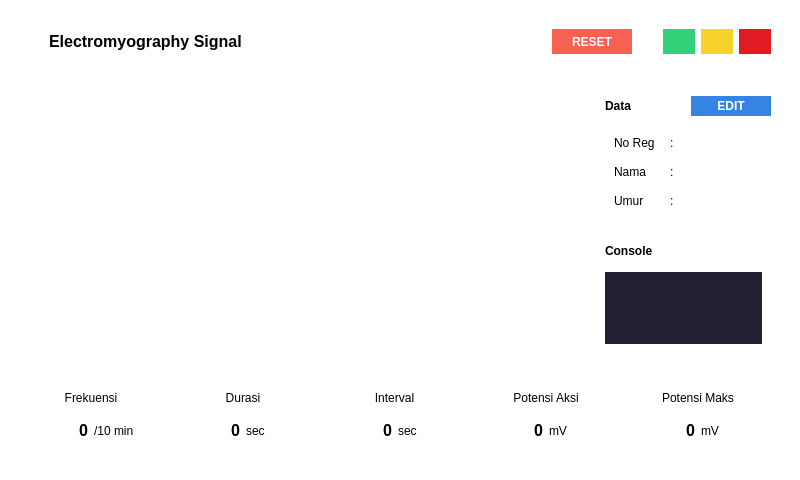
<?xml version="1.0" encoding="UTF-8"?>
<ui version="4.0">
 <class>MainWindow</class>
 <widget class="QMainWindow" name="MainWindow">
  <property name="geometry">
   <rect>
    <x>0</x>
    <y>0</y>
    <width>800</width>
    <height>480</height>
   </rect>
  </property>
  <property name="windowTitle">
   <string>MainWindow</string>
  </property>
  <property name="styleSheet">
   <string notr="true">background-color: rgb(255, 255, 255);</string>
  </property>
  <widget class="QWidget" name="centralwidget">
   <property name="styleSheet">
    <string notr="true">border:0</string>
   </property>
   <layout class="QVBoxLayout" name="verticalLayout">
    <item>
     <widget class="QFrame" name="frame_3">
      <property name="sizePolicy">
       <sizepolicy hsizetype="Preferred" vsizetype="Maximum">
        <horstretch>0</horstretch>
        <verstretch>0</verstretch>
       </sizepolicy>
      </property>
      <property name="maximumSize">
       <size>
        <width>16777215</width>
        <height>16777215</height>
       </size>
      </property>
      <property name="frameShape">
       <enum>QFrame::StyledPanel</enum>
      </property>
      <property name="frameShadow">
       <enum>QFrame::Raised</enum>
      </property>
      <layout class="QHBoxLayout" name="horizontalLayout_2">
       <property name="leftMargin">
        <number>40</number>
       </property>
       <property name="topMargin">
        <number>20</number>
       </property>
       <property name="rightMargin">
        <number>20</number>
       </property>
       <property name="bottomMargin">
        <number>0</number>
       </property>
       <item>
        <widget class="QLabel" name="label_4">
         <property name="maximumSize">
          <size>
           <width>16777215</width>
           <height>30</height>
          </size>
         </property>
         <property name="font">
          <font>
           <family>Ubuntu</family>
           <pointsize>12</pointsize>
           <weight>75</weight>
           <bold>true</bold>
           <kerning>false</kerning>
          </font>
         </property>
         <property name="text">
          <string>Electromyography Signal</string>
         </property>
         <property name="alignment">
          <set>Qt::AlignLeading|Qt::AlignLeft|Qt::AlignVCenter</set>
         </property>
        </widget>
       </item>
       <item>
        <widget class="QPushButton" name="btn_reset">
         <property name="sizePolicy">
          <sizepolicy hsizetype="Minimum" vsizetype="Minimum">
           <horstretch>0</horstretch>
           <verstretch>0</verstretch>
          </sizepolicy>
         </property>
         <property name="minimumSize">
          <size>
           <width>0</width>
           <height>20</height>
          </size>
         </property>
         <property name="maximumSize">
          <size>
           <width>80</width>
           <height>30</height>
          </size>
         </property>
         <property name="font">
          <font>
           <weight>75</weight>
           <bold>true</bold>
          </font>
         </property>
         <property name="styleSheet">
          <string notr="true">background-color: rgb(246, 97, 81);
color: rgb(255, 255, 255);</string>
         </property>
         <property name="text">
          <string>RESET</string>
         </property>
        </widget>
       </item>
       <item>
        <spacer name="horizontalSpacer">
         <property name="orientation">
          <enum>Qt::Horizontal</enum>
         </property>
         <property name="sizeType">
          <enum>QSizePolicy::Maximum</enum>
         </property>
         <property name="sizeHint" stdset="0">
          <size>
           <width>25</width>
           <height>20</height>
          </size>
         </property>
        </spacer>
       </item>
       <item>
        <widget class="QFrame" name="frame_2">
         <property name="sizePolicy">
          <sizepolicy hsizetype="Maximum" vsizetype="Maximum">
           <horstretch>0</horstretch>
           <verstretch>0</verstretch>
          </sizepolicy>
         </property>
         <property name="minimumSize">
          <size>
           <width>50</width>
           <height>0</height>
          </size>
         </property>
         <property name="maximumSize">
          <size>
           <width>16777215</width>
           <height>16777215</height>
          </size>
         </property>
         <property name="frameShape">
          <enum>QFrame::StyledPanel</enum>
         </property>
         <property name="frameShadow">
          <enum>QFrame::Raised</enum>
         </property>
         <layout class="QHBoxLayout" name="horizontalLayout_3">
          <property name="leftMargin">
           <number>0</number>
          </property>
          <property name="topMargin">
           <number>0</number>
          </property>
          <property name="rightMargin">
           <number>0</number>
          </property>
          <property name="bottomMargin">
           <number>0</number>
          </property>
          <item>
           <widget class="QPushButton" name="btn_green">
            <property name="minimumSize">
             <size>
              <width>25</width>
              <height>25</height>
             </size>
            </property>
            <property name="styleSheet">
             <string notr="true">background-color: rgb(51, 209, 122);
color: rgb(255, 255, 255);</string>
            </property>
            <property name="text">
             <string/>
            </property>
           </widget>
          </item>
          <item>
           <widget class="QPushButton" name="btn_yellow">
            <property name="minimumSize">
             <size>
              <width>25</width>
              <height>25</height>
             </size>
            </property>
            <property name="font">
             <font>
              <weight>75</weight>
              <bold>true</bold>
             </font>
            </property>
            <property name="styleSheet">
             <string notr="true">background-color: rgb(246, 211, 45);
color: rgb(255, 255, 255);</string>
            </property>
            <property name="text">
             <string/>
            </property>
           </widget>
          </item>
          <item>
           <widget class="QPushButton" name="btn_red">
            <property name="sizePolicy">
             <sizepolicy hsizetype="Minimum" vsizetype="Fixed">
              <horstretch>0</horstretch>
              <verstretch>0</verstretch>
             </sizepolicy>
            </property>
            <property name="minimumSize">
             <size>
              <width>25</width>
              <height>25</height>
             </size>
            </property>
            <property name="font">
             <font>
              <weight>75</weight>
              <bold>true</bold>
             </font>
            </property>
            <property name="styleSheet">
             <string notr="true">background-color: rgb(224, 27, 36);
color: rgb(255, 255, 255);</string>
            </property>
            <property name="text">
             <string/>
            </property>
           </widget>
          </item>
         </layout>
        </widget>
       </item>
      </layout>
     </widget>
    </item>
    <item>
     <widget class="QFrame" name="frame_4">
      <property name="frameShape">
       <enum>QFrame::StyledPanel</enum>
      </property>
      <property name="frameShadow">
       <enum>QFrame::Raised</enum>
      </property>
      <layout class="QHBoxLayout" name="horizontalLayout_5">
       <property name="rightMargin">
        <number>20</number>
       </property>
       <item>
        <widget class="QWidget" name="chart_widget" native="true"/>
       </item>
       <item>
        <widget class="QFrame" name="frame_7">
         <property name="sizePolicy">
          <sizepolicy hsizetype="Maximum" vsizetype="Preferred">
           <horstretch>0</horstretch>
           <verstretch>0</verstretch>
          </sizepolicy>
         </property>
         <property name="minimumSize">
          <size>
           <width>175</width>
           <height>0</height>
          </size>
         </property>
         <property name="maximumSize">
          <size>
           <width>16777215</width>
           <height>16777215</height>
          </size>
         </property>
         <property name="frameShape">
          <enum>QFrame::StyledPanel</enum>
         </property>
         <property name="frameShadow">
          <enum>QFrame::Raised</enum>
         </property>
         <layout class="QVBoxLayout" name="verticalLayout_2">
          <property name="leftMargin">
           <number>0</number>
          </property>
          <property name="rightMargin">
           <number>0</number>
          </property>
          <property name="bottomMargin">
           <number>0</number>
          </property>
          <item>
           <widget class="QFrame" name="frame_8">
            <property name="frameShape">
             <enum>QFrame::StyledPanel</enum>
            </property>
            <property name="frameShadow">
             <enum>QFrame::Raised</enum>
            </property>
            <layout class="QVBoxLayout" name="verticalLayout_4">
             <property name="rightMargin">
              <number>0</number>
             </property>
             <item>
              <widget class="QFrame" name="frame_9">
               <property name="frameShape">
                <enum>QFrame::StyledPanel</enum>
               </property>
               <property name="frameShadow">
                <enum>QFrame::Raised</enum>
               </property>
               <layout class="QHBoxLayout" name="horizontalLayout_12">
                <property name="leftMargin">
                 <number>0</number>
                </property>
                <property name="rightMargin">
                 <number>0</number>
                </property>
                <item>
                 <widget class="QLabel" name="label">
                  <property name="maximumSize">
                   <size>
                    <width>16777215</width>
                    <height>30</height>
                   </size>
                  </property>
                  <property name="font">
                   <font>
                    <weight>75</weight>
                    <bold>true</bold>
                   </font>
                  </property>
                  <property name="text">
                   <string>Data</string>
                  </property>
                 </widget>
                </item>
                <item>
                 <widget class="QPushButton" name="btn_edit">
                  <property name="sizePolicy">
                   <sizepolicy hsizetype="Minimum" vsizetype="Minimum">
                    <horstretch>0</horstretch>
                    <verstretch>0</verstretch>
                   </sizepolicy>
                  </property>
                  <property name="minimumSize">
                   <size>
                    <width>0</width>
                    <height>20</height>
                   </size>
                  </property>
                  <property name="maximumSize">
                   <size>
                    <width>80</width>
                    <height>16777215</height>
                   </size>
                  </property>
                  <property name="font">
                   <font>
                    <weight>75</weight>
                    <bold>true</bold>
                   </font>
                  </property>
                  <property name="styleSheet">
                   <string notr="true">background-color: rgb(53, 132, 228);
color: rgb(255, 255, 255);</string>
                  </property>
                  <property name="text">
                   <string>EDIT</string>
                  </property>
                  <property name="iconSize">
                   <size>
                    <width>18</width>
                    <height>18</height>
                   </size>
                  </property>
                 </widget>
                </item>
               </layout>
              </widget>
             </item>
             <item>
              <widget class="QFrame" name="frame_15">
               <property name="maximumSize">
                <size>
                 <width>16777215</width>
                 <height>25</height>
                </size>
               </property>
               <property name="frameShape">
                <enum>QFrame::StyledPanel</enum>
               </property>
               <property name="frameShadow">
                <enum>QFrame::Raised</enum>
               </property>
               <layout class="QHBoxLayout" name="horizontalLayout_9">
                <property name="topMargin">
                 <number>0</number>
                </property>
                <property name="bottomMargin">
                 <number>0</number>
                </property>
                <item>
                 <widget class="QLabel" name="label_12">
                  <property name="maximumSize">
                   <size>
                    <width>50</width>
                    <height>16777215</height>
                   </size>
                  </property>
                  <property name="font">
                   <font>
                    <pointsize>9</pointsize>
                   </font>
                  </property>
                  <property name="text">
                   <string>No Reg</string>
                  </property>
                 </widget>
                </item>
                <item>
                 <widget class="QLabel" name="label_14">
                  <property name="maximumSize">
                   <size>
                    <width>20</width>
                    <height>16777215</height>
                   </size>
                  </property>
                  <property name="font">
                   <font>
                    <pointsize>9</pointsize>
                   </font>
                  </property>
                  <property name="text">
                   <string>:</string>
                  </property>
                 </widget>
                </item>
                <item>
                 <widget class="QLabel" name="label_noreg">
                  <property name="font">
                   <font>
                    <pointsize>9</pointsize>
                   </font>
                  </property>
                  <property name="text">
                   <string/>
                  </property>
                 </widget>
                </item>
               </layout>
              </widget>
             </item>
             <item>
              <widget class="QFrame" name="frame_13">
               <property name="maximumSize">
                <size>
                 <width>16777215</width>
                 <height>25</height>
                </size>
               </property>
               <property name="frameShape">
                <enum>QFrame::StyledPanel</enum>
               </property>
               <property name="frameShadow">
                <enum>QFrame::Raised</enum>
               </property>
               <layout class="QHBoxLayout" name="horizontalLayout_7">
                <property name="topMargin">
                 <number>0</number>
                </property>
                <property name="bottomMargin">
                 <number>0</number>
                </property>
                <item>
                 <widget class="QLabel" name="label_7">
                  <property name="maximumSize">
                   <size>
                    <width>50</width>
                    <height>16777215</height>
                   </size>
                  </property>
                  <property name="font">
                   <font>
                    <pointsize>9</pointsize>
                   </font>
                  </property>
                  <property name="text">
                   <string>Nama</string>
                  </property>
                 </widget>
                </item>
                <item>
                 <widget class="QLabel" name="label_15">
                  <property name="maximumSize">
                   <size>
                    <width>20</width>
                    <height>16777215</height>
                   </size>
                  </property>
                  <property name="font">
                   <font>
                    <pointsize>9</pointsize>
                   </font>
                  </property>
                  <property name="text">
                   <string>:</string>
                  </property>
                 </widget>
                </item>
                <item>
                 <widget class="QLabel" name="label_nama">
                  <property name="font">
                   <font>
                    <pointsize>9</pointsize>
                   </font>
                  </property>
                  <property name="text">
                   <string/>
                  </property>
                 </widget>
                </item>
               </layout>
              </widget>
             </item>
             <item>
              <widget class="QFrame" name="frame_14">
               <property name="maximumSize">
                <size>
                 <width>16777215</width>
                 <height>25</height>
                </size>
               </property>
               <property name="frameShape">
                <enum>QFrame::StyledPanel</enum>
               </property>
               <property name="frameShadow">
                <enum>QFrame::Raised</enum>
               </property>
               <layout class="QHBoxLayout" name="horizontalLayout_8">
                <property name="topMargin">
                 <number>0</number>
                </property>
                <property name="bottomMargin">
                 <number>0</number>
                </property>
                <item>
                 <widget class="QLabel" name="label_9">
                  <property name="maximumSize">
                   <size>
                    <width>50</width>
                    <height>16777215</height>
                   </size>
                  </property>
                  <property name="font">
                   <font>
                    <pointsize>9</pointsize>
                   </font>
                  </property>
                  <property name="text">
                   <string>Umur</string>
                  </property>
                 </widget>
                </item>
                <item>
                 <widget class="QLabel" name="label_16">
                  <property name="maximumSize">
                   <size>
                    <width>20</width>
                    <height>16777215</height>
                   </size>
                  </property>
                  <property name="font">
                   <font>
                    <pointsize>9</pointsize>
                   </font>
                  </property>
                  <property name="text">
                   <string>:</string>
                  </property>
                 </widget>
                </item>
                <item>
                 <widget class="QLabel" name="label_umur">
                  <property name="font">
                   <font>
                    <pointsize>9</pointsize>
                   </font>
                  </property>
                  <property name="text">
                   <string/>
                  </property>
                 </widget>
                </item>
               </layout>
              </widget>
             </item>
            </layout>
           </widget>
          </item>
          <item>
           <widget class="QFrame" name="frame_10">
            <property name="frameShape">
             <enum>QFrame::StyledPanel</enum>
            </property>
            <property name="frameShadow">
             <enum>QFrame::Raised</enum>
            </property>
            <layout class="QVBoxLayout" name="verticalLayout_5">
             <property name="bottomMargin">
              <number>25</number>
             </property>
             <item>
              <widget class="QLabel" name="label_17">
               <property name="maximumSize">
                <size>
                 <width>16777215</width>
                 <height>30</height>
                </size>
               </property>
               <property name="font">
                <font>
                 <weight>75</weight>
                 <bold>true</bold>
                </font>
               </property>
               <property name="text">
                <string>Console</string>
               </property>
              </widget>
             </item>
             <item>
              <widget class="QFrame" name="frame_11">
               <property name="minimumSize">
                <size>
                 <width>0</width>
                 <height>0</height>
                </size>
               </property>
               <property name="styleSheet">
                <string notr="true">background-color: rgb(36, 31, 49);</string>
               </property>
               <property name="frameShape">
                <enum>QFrame::StyledPanel</enum>
               </property>
               <property name="frameShadow">
                <enum>QFrame::Raised</enum>
               </property>
               <layout class="QHBoxLayout" name="horizontalLayout_6">
                <property name="leftMargin">
                 <number>10</number>
                </property>
                <property name="topMargin">
                 <number>10</number>
                </property>
                <property name="rightMargin">
                 <number>10</number>
                </property>
                <property name="bottomMargin">
                 <number>10</number>
                </property>
                <item>
                 <widget class="QLabel" name="console">
                  <property name="sizePolicy">
                   <sizepolicy hsizetype="Preferred" vsizetype="Preferred">
                    <horstretch>0</horstretch>
                    <verstretch>0</verstretch>
                   </sizepolicy>
                  </property>
                  <property name="minimumSize">
                   <size>
                    <width>0</width>
                    <height>0</height>
                   </size>
                  </property>
                  <property name="maximumSize">
                   <size>
                    <width>130</width>
                    <height>16777215</height>
                   </size>
                  </property>
                  <property name="font">
                   <font>
                    <pointsize>9</pointsize>
                   </font>
                  </property>
                  <property name="styleSheet">
                   <string notr="true">color: rgb(255, 255, 255);</string>
                  </property>
                  <property name="text">
                   <string/>
                  </property>
                  <property name="alignment">
                   <set>Qt::AlignLeading|Qt::AlignLeft|Qt::AlignTop</set>
                  </property>
                  <property name="wordWrap">
                   <bool>true</bool>
                  </property>
                 </widget>
                </item>
               </layout>
              </widget>
             </item>
            </layout>
           </widget>
          </item>
         </layout>
        </widget>
       </item>
      </layout>
     </widget>
    </item>
    <item>
     <widget class="QFrame" name="frame">
      <property name="maximumSize">
       <size>
        <width>16777215</width>
        <height>65</height>
       </size>
      </property>
      <property name="styleSheet">
       <string notr="true"/>
      </property>
      <property name="frameShape">
       <enum>QFrame::StyledPanel</enum>
      </property>
      <property name="frameShadow">
       <enum>QFrame::Raised</enum>
      </property>
      <layout class="QHBoxLayout" name="horizontalLayout">
       <property name="topMargin">
        <number>0</number>
       </property>
       <property name="rightMargin">
        <number>20</number>
       </property>
       <property name="bottomMargin">
        <number>0</number>
       </property>
       <item>
        <widget class="QFrame" name="frame_12">
         <property name="frameShape">
          <enum>QFrame::StyledPanel</enum>
         </property>
         <property name="frameShadow">
          <enum>QFrame::Raised</enum>
         </property>
         <layout class="QVBoxLayout" name="verticalLayout_28">
          <property name="spacing">
           <number>0</number>
          </property>
          <property name="topMargin">
           <number>0</number>
          </property>
          <property name="bottomMargin">
           <number>0</number>
          </property>
          <item>
           <widget class="QLabel" name="label_11">
            <property name="text">
             <string>Frekuensi</string>
            </property>
            <property name="alignment">
             <set>Qt::AlignCenter</set>
            </property>
           </widget>
          </item>
          <item>
           <widget class="QFrame" name="frame_64">
            <property name="frameShape">
             <enum>QFrame::StyledPanel</enum>
            </property>
            <property name="frameShadow">
             <enum>QFrame::Raised</enum>
            </property>
            <layout class="QHBoxLayout" name="horizontalLayout_10">
             <property name="topMargin">
              <number>9</number>
             </property>
             <property name="bottomMargin">
              <number>9</number>
             </property>
             <item>
              <widget class="QLabel" name="var_frequency">
               <property name="font">
                <font>
                 <pointsize>12</pointsize>
                 <weight>75</weight>
                 <bold>true</bold>
                </font>
               </property>
               <property name="text">
                <string>0</string>
               </property>
               <property name="alignment">
                <set>Qt::AlignRight|Qt::AlignTrailing|Qt::AlignVCenter</set>
               </property>
              </widget>
             </item>
             <item>
              <widget class="QLabel" name="label_66">
               <property name="text">
                <string>/10 min</string>
               </property>
              </widget>
             </item>
            </layout>
           </widget>
          </item>
         </layout>
        </widget>
       </item>
       <item>
        <widget class="QFrame" name="frame_5">
         <property name="frameShape">
          <enum>QFrame::StyledPanel</enum>
         </property>
         <property name="frameShadow">
          <enum>QFrame::Raised</enum>
         </property>
         <layout class="QVBoxLayout" name="verticalLayout_7">
          <property name="spacing">
           <number>0</number>
          </property>
          <property name="topMargin">
           <number>0</number>
          </property>
          <property name="bottomMargin">
           <number>0</number>
          </property>
          <item>
           <widget class="QLabel" name="label_2">
            <property name="text">
             <string>Durasi</string>
            </property>
            <property name="alignment">
             <set>Qt::AlignCenter</set>
            </property>
           </widget>
          </item>
          <item>
           <widget class="QFrame" name="frame_17">
            <property name="frameShape">
             <enum>QFrame::StyledPanel</enum>
            </property>
            <property name="frameShadow">
             <enum>QFrame::Raised</enum>
            </property>
            <layout class="QHBoxLayout" name="horizontalLayout_4">
             <property name="topMargin">
              <number>9</number>
             </property>
             <property name="bottomMargin">
              <number>9</number>
             </property>
             <item>
              <widget class="QLabel" name="var_duration">
               <property name="font">
                <font>
                 <pointsize>12</pointsize>
                 <weight>75</weight>
                 <bold>true</bold>
                </font>
               </property>
               <property name="text">
                <string>0</string>
               </property>
               <property name="alignment">
                <set>Qt::AlignRight|Qt::AlignTrailing|Qt::AlignVCenter</set>
               </property>
              </widget>
             </item>
             <item>
              <widget class="QLabel" name="label_20">
               <property name="text">
                <string>sec</string>
               </property>
              </widget>
             </item>
            </layout>
           </widget>
          </item>
         </layout>
        </widget>
       </item>
       <item>
        <widget class="QFrame" name="frame_6">
         <property name="frameShape">
          <enum>QFrame::StyledPanel</enum>
         </property>
         <property name="frameShadow">
          <enum>QFrame::Raised</enum>
         </property>
         <layout class="QVBoxLayout" name="verticalLayout_9">
          <property name="spacing">
           <number>0</number>
          </property>
          <property name="topMargin">
           <number>0</number>
          </property>
          <property name="bottomMargin">
           <number>0</number>
          </property>
          <item>
           <widget class="QLabel" name="label_5">
            <property name="text">
             <string>Interval</string>
            </property>
            <property name="alignment">
             <set>Qt::AlignCenter</set>
            </property>
           </widget>
          </item>
          <item>
           <widget class="QFrame" name="frame_21">
            <property name="frameShape">
             <enum>QFrame::StyledPanel</enum>
            </property>
            <property name="frameShadow">
             <enum>QFrame::Raised</enum>
            </property>
            <layout class="QHBoxLayout" name="horizontalLayout_11">
             <property name="topMargin">
              <number>9</number>
             </property>
             <property name="bottomMargin">
              <number>9</number>
             </property>
             <item>
              <widget class="QLabel" name="var_interval">
               <property name="font">
                <font>
                 <pointsize>12</pointsize>
                 <weight>75</weight>
                 <bold>true</bold>
                </font>
               </property>
               <property name="text">
                <string>0</string>
               </property>
               <property name="alignment">
                <set>Qt::AlignRight|Qt::AlignTrailing|Qt::AlignVCenter</set>
               </property>
              </widget>
             </item>
             <item>
              <widget class="QLabel" name="label_23">
               <property name="text">
                <string>sec</string>
               </property>
              </widget>
             </item>
            </layout>
           </widget>
          </item>
         </layout>
        </widget>
       </item>
       <item>
        <widget class="QFrame" name="frame_54">
         <property name="frameShape">
          <enum>QFrame::StyledPanel</enum>
         </property>
         <property name="frameShadow">
          <enum>QFrame::Raised</enum>
         </property>
         <layout class="QVBoxLayout" name="verticalLayout_22">
          <property name="spacing">
           <number>0</number>
          </property>
          <property name="topMargin">
           <number>0</number>
          </property>
          <property name="bottomMargin">
           <number>0</number>
          </property>
          <item>
           <widget class="QLabel" name="label_59">
            <property name="text">
             <string>Potensi Aksi</string>
            </property>
            <property name="alignment">
             <set>Qt::AlignCenter</set>
            </property>
           </widget>
          </item>
          <item>
           <widget class="QFrame" name="frame_55">
            <property name="frameShape">
             <enum>QFrame::StyledPanel</enum>
            </property>
            <property name="frameShadow">
             <enum>QFrame::Raised</enum>
            </property>
            <layout class="QHBoxLayout" name="horizontalLayout_39">
             <property name="topMargin">
              <number>9</number>
             </property>
             <property name="bottomMargin">
              <number>9</number>
             </property>
             <item>
              <widget class="QLabel" name="var_actPotent">
               <property name="font">
                <font>
                 <pointsize>12</pointsize>
                 <weight>75</weight>
                 <bold>true</bold>
                </font>
               </property>
               <property name="text">
                <string>0</string>
               </property>
               <property name="alignment">
                <set>Qt::AlignRight|Qt::AlignTrailing|Qt::AlignVCenter</set>
               </property>
              </widget>
             </item>
             <item>
              <widget class="QLabel" name="label_61">
               <property name="text">
                <string>mV</string>
               </property>
              </widget>
             </item>
            </layout>
           </widget>
          </item>
         </layout>
        </widget>
       </item>
       <item>
        <widget class="QFrame" name="frame_29">
         <property name="frameShape">
          <enum>QFrame::StyledPanel</enum>
         </property>
         <property name="frameShadow">
          <enum>QFrame::Raised</enum>
         </property>
         <layout class="QVBoxLayout" name="verticalLayout_13">
          <property name="spacing">
           <number>0</number>
          </property>
          <property name="topMargin">
           <number>0</number>
          </property>
          <property name="bottomMargin">
           <number>0</number>
          </property>
          <item>
           <widget class="QLabel" name="label_32">
            <property name="text">
             <string>Potensi Maks</string>
            </property>
            <property name="alignment">
             <set>Qt::AlignCenter</set>
            </property>
           </widget>
          </item>
          <item>
           <widget class="QFrame" name="frame_30">
            <property name="frameShape">
             <enum>QFrame::StyledPanel</enum>
            </property>
            <property name="frameShadow">
             <enum>QFrame::Raised</enum>
            </property>
            <layout class="QHBoxLayout" name="horizontalLayout_21">
             <property name="topMargin">
              <number>9</number>
             </property>
             <property name="bottomMargin">
              <number>9</number>
             </property>
             <item>
              <widget class="QLabel" name="var_maxPotent">
               <property name="font">
                <font>
                 <pointsize>12</pointsize>
                 <weight>75</weight>
                 <bold>true</bold>
                </font>
               </property>
               <property name="text">
                <string>0</string>
               </property>
               <property name="alignment">
                <set>Qt::AlignRight|Qt::AlignTrailing|Qt::AlignVCenter</set>
               </property>
              </widget>
             </item>
             <item>
              <widget class="QLabel" name="label_34">
               <property name="text">
                <string>mV</string>
               </property>
              </widget>
             </item>
            </layout>
           </widget>
          </item>
         </layout>
        </widget>
       </item>
      </layout>
     </widget>
    </item>
   </layout>
  </widget>
  <widget class="QStatusBar" name="statusBar"/>
 </widget>
 <resources>
  <include location="src/resource.qrc"/>
 </resources>
 <connections/>
</ui>
